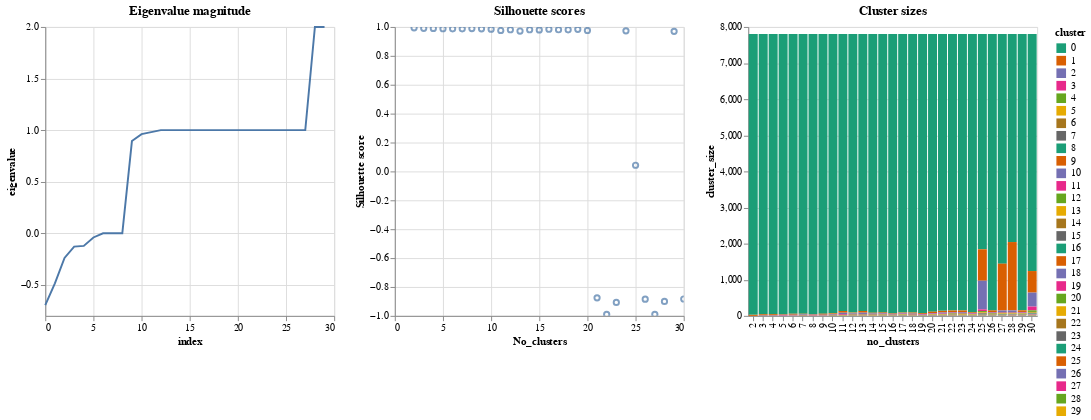

Here is the notebook cell this chart was saved with:
### Code cell
Clustering.plot_cluster_diagnostics(results, sizes, eigvalues)

### Figure 1 — Vega-Lite specification as saved in the notebook (floating-point values rounded to 4 significant figures; data arrays with more than 128 entries replaced by an {"elided": "..."} marker saying what was removed)
{"config": {"view": {"continuousWidth": 400, "continuousHeight": 300}}, "hconcat": [{"data": {"name": "data-955cbb6d4c9d95146b1d182e0216dab9"}, "mark": "line", "encoding": {"x": {"field": "index", "type": "quantitative"}, "y": {"field": "eigenvalue", "type": "quantitative"}}, "title": "Eigenvalue magnitude", "width": 300}, {"data": {"name": "data-6ff31f1dd4e5a2e6662c0507f6ea691b"}, "mark": "point", "encoding": {"x": {"field": "No_clusters", "type": "quantitative"}, "y": {"field": "Silhouette score", "type": "quantitative"}}, "selection": {"selector002": {"type": "interval", "bind": "scales", "encodings": ["x", "y"]}}, "title": "Silhouette scores", "width": 300}, {"data": {"name": "data-b40170eec08316f606f23486294193ac"}, "mark": "bar", "encoding": {"color": {"field": "cluster", "scale": {"scheme": "dark2"}, "type": "ordinal"}, "x": {"field": "no_clusters", "type": "ordinal"}, "y": {"field": "cluster_size", "type": "quantitative"}}, "title": "Cluster sizes", "width": 300}], "$schema": "https://vega.github.io/schema/vega-lite/v4.17.0.json", "datasets": {"data-955cbb6d4c9d95146b1d182e0216dab9": [{"eigenvalue": -0.6967, "index": 0}, {"eigenvalue": -0.4841, "index": 1}, {"eigenvalue": -0.2381, "index": 2}, {"eigenvalue": -0.1283, "index": 3}, {"eigenvalue": -0.1222, "index": 4}, {"eigenvalue": -0.04026, "index": 5}, {"eigenvalue": -4.693e-14, "index": 6}, {"eigenvalue": 5.456e-14, "index": 7}, {"eigenvalue": 1.071e-13, "index": 8}, {"eigenvalue": 0.8939, "index": 9}, {"eigenvalue": 0.9615, "index": 10}, {"eigenvalue": 0.9804, "index": 11}, {"eigenvalue": 1.0, "index": 12}, {"eigenvalue": 1.0, "index": 13}, {"eigenvalue": 1.0, "index": 14}, {"eigenvalue": 1.0, "index": 15}, {"eigenvalue": 1.0, "index": 16}, {"eigenvalue": 1.0, "index": 17}, {"eigenvalue": 1.0, "index": 18}, {"eigenvalue": 1.0, "index": 19}, {"eigenvalue": 1.0, "index": 20}, {"eigenvalue": 1.0, "index": 21}, {"eigenvalue": 1.0, "index": 22}, {"eigenvalue": 1.0, "index": 23}, {"eigenvalue": 1.0, "index": 24}, {"eigenvalue": 1.0, "index": 25}, {"eigenvalue": 1.0, "index": 26}, {"eigenvalue": 1.0, "index": 27}, {"eigenvalue": 2.0, "index": 28}, {"eigenvalue": 2.0, "index": 29}], "data-6ff31f1dd4e5a2e6662c0507f6ea691b": [{"No_clusters": 2, "Silhouette score": 0.9941}, {"No_clusters": 3, "Silhouette score": 0.9903}, {"No_clusters": 4, "Silhouette score": 0.99}, {"No_clusters": 5, "Silhouette score": 0.9878}, {"No_clusters": 6, "Silhouette score": 0.9874}, {"No_clusters": 7, "Silhouette score": 0.9872}, {"No_clusters": 8, "Silhouette score": 0.9886}, {"No_clusters": 9, "Silhouette score": 0.9871}, {"No_clusters": 10, "Silhouette score": 0.985}, {"No_clusters": 11, "Silhouette score": 0.9759}, {"No_clusters": 12, "Silhouette score": 0.9809}, {"No_clusters": 13, "Silhouette score": 0.9717}, {"No_clusters": 14, "Silhouette score": 0.9807}, {"No_clusters": 15, "Silhouette score": 0.9796}, {"No_clusters": 16, "Silhouette score": 0.9842}, {"No_clusters": 17, "Silhouette score": 0.9809}, {"No_clusters": 18, "Silhouette score": 0.9805}, {"No_clusters": 19, "Silhouette score": 0.9837}, {"No_clusters": 20, "Silhouette score": 0.9755}, {"No_clusters": 21, "Silhouette score": -0.8754}, {"No_clusters": 22, "Silhouette score": -0.9902}, {"No_clusters": 23, "Silhouette score": -0.9066}, {"No_clusters": 24, "Silhouette score": 0.9731}, {"No_clusters": 25, "Silhouette score": 0.04257}, {"No_clusters": 26, "Silhouette score": -0.8841}, {"No_clusters": 27, "Silhouette score": -0.9895}, {"No_clusters": 28, "Silhouette score": -0.9002}, {"No_clusters": 29, "Silhouette score": 0.9699}, {"No_clusters": 30, "Silhouette score": -0.8834}], "data-b40170eec08316f606f23486294193ac": {"elided": "461 records"}}}
